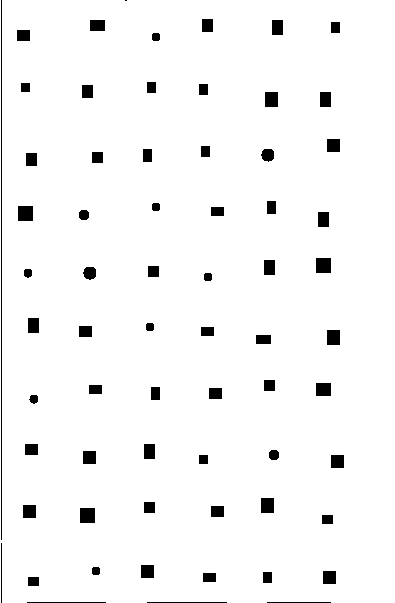
#> input picture data/navigation_maps/crowdsim/World0.png, 395 x 603 px, found by its file name
$ python sfm.py
#> lines starting #> are read from the running program, lines starting #| are printed output that depends on the picture; after the words box and inside, x2 and y2 are one past the last pixel; in counts of white or black regions, pixels touching at a corner belong together
import numpy as np
from pathlib import Path

import matplotlib.pyplot as plt
import cv2


class Social_Force:
    # [183 lines left out: functions __init__, compute_gradient, fov_filter, compute_forces, not called in this run]

    def get_action(self, ego_state, env_obs):

        return self.compute_forces(ego_state, env_obs)


def load_image(img_path,scale=1/3):
    """加载并预处理地图"""
#> called with scale = 0.333
    img = cv2.imread(img_path, cv2.IMREAD_GRAYSCALE)
#> img: shape (603, 395); 96.3% white; 66 black regions (1 under 20 px), largest, box (x1, y1, x2, y2) and area: (1, 0, 2, 540) 540, (18, 206, 33, 221) 225, (316, 258, 331, 273) 225
    _, binary_img = cv2.threshold(img, 127, 1, cv2.THRESH_BINARY)
    binary_img = cv2.resize(binary_img, (0, 0), fx=scale, fy=scale, interpolation=cv2.INTER_NEAREST)
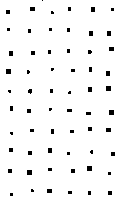
#> binary_img: shape (201, 132); values 0 (black) and 1 (white), 96.7% white; 61 black regions (45 under 20 px), largest, box (x1, y1, x2, y2) and area: (6, 69, 11, 74) 25, (106, 86, 111, 91) 25, (109, 110, 114, 115) 25
    return binary_img

# 可视化函数
# [38 lines left out: functions visualize_simulation, visualize_gradient, not called in this run]
    # plt.quiver(y_sub, x_sub, gy_sub, gx_sub,  # 交换x/y显示位置
    #            angles='xy', scale_units='xy', scale=scale,
    #            color='red', width=0.002)


if __name__ == "__main__":
    # 初始化环境
    image_path = Path(__file__).resolve().parents[1] / "maps" / "World0.png"
    map_data = load_image(image_path)
#> (the run stopped early here; a loop or call above may not have finished)
